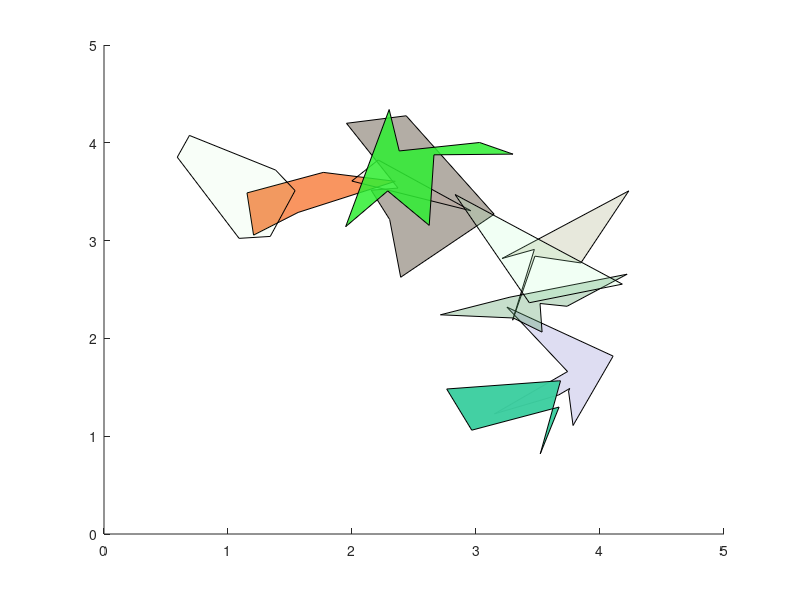

MATLAB code for this plot: (Note: this script raises an error after producing the figure.)
clear all; clc;

tic

MIN_VERTICES = 2;
MAX_VERTICES = 8;
N_POLYGONS = 12;
OFFSET_MULT = 3;
RASTER_SIZE = [800, 800];


polygons = struct('n_vertices', 0, 'x', [], 'y', [], ...
                 'r', [], 'angles', [], 'color', [0 0 0], 'alpha', 1,...
                 'offset_r', 0, 'offset_angle', 0);
             
polygons(N_POLYGONS).n_vertices = 0;
n_vertices = randi([MIN_VERTICES, MAX_VERTICES], N_POLYGONS); % 1 x n_polygons
for i = 1:N_POLYGONS
    polygons(i).n_vertices = n_vertices(i);
end
    

%generate random polygons and draw
for i = 1:N_POLYGONS
    %polar cord
    r = rand(1, n_vertices(i));
    angles = sort(rand(1, n_vertices(i)) * 2 * pi);
    %offset
    offset_x = rand(1,1)*OFFSET_MULT;
    offset_y = rand(1,1)*OFFSET_MULT;
    offset_r = sqrt(offset_x^2 + offset_y^2);
    offset_angle = atan(offset_y/offset_x);
    %cartesian cord
    x = r .* cos(angles) + offset_x + 1;
    y = r .* sin(angles) + offset_y + 1;
    rgb_color = rand(1,3);
    alpha = rand(1,1);
    
    %store the polygon
    polygons(i).r = r;
    polygons(i).angles = angles;
    polygons(i).offset_r = offset_r;
    polygons(i).offset_angle = offset_angle;
    polygons(i).x = x;
    polygons(i).y = y;
    polygons(i).color = rgb_color;
    polygons(i).alpha = alpha;

end


%plot vector
figure(1)
% subplot(1,2,1);
hold on;
for i = 1:N_POLYGONS
    p = patch(polygons(i).x, polygons(i).y, polygons(i).color, 'FaceAlpha', ...
              polygons(i).alpha);
end


%create raster
R = zeros(RASTER_SIZE(1), RASTER_SIZE(2), 3); %RGB
for i = 1:N_POLYGONS
    mask = poly2mask(polygons(i).x * RASTER_SIZE(1) / (2 + OFFSET_MULT), ...
                     RASTER_SIZE(2) - polygons(i).y * RASTER_SIZE(2) / (2 + OFFSET_MULT) , ...
                     RASTER_SIZE(1), RASTER_SIZE(2));
    R(:,:, 1) = R(:,:, 1) + mask * polygons(i).color(1) * polygons(i).alpha;
    R(:,:, 2) = R(:,:, 2) + mask * polygons(i).color(2) * polygons(i).alpha;
    R(:,:, 3) = R(:,:, 3) + mask * polygons(i).color(3) * polygons(i).alpha;
   
end
figure(2)
% subplot(1,2,2); hold on;
imshow(R)    

toc



    


